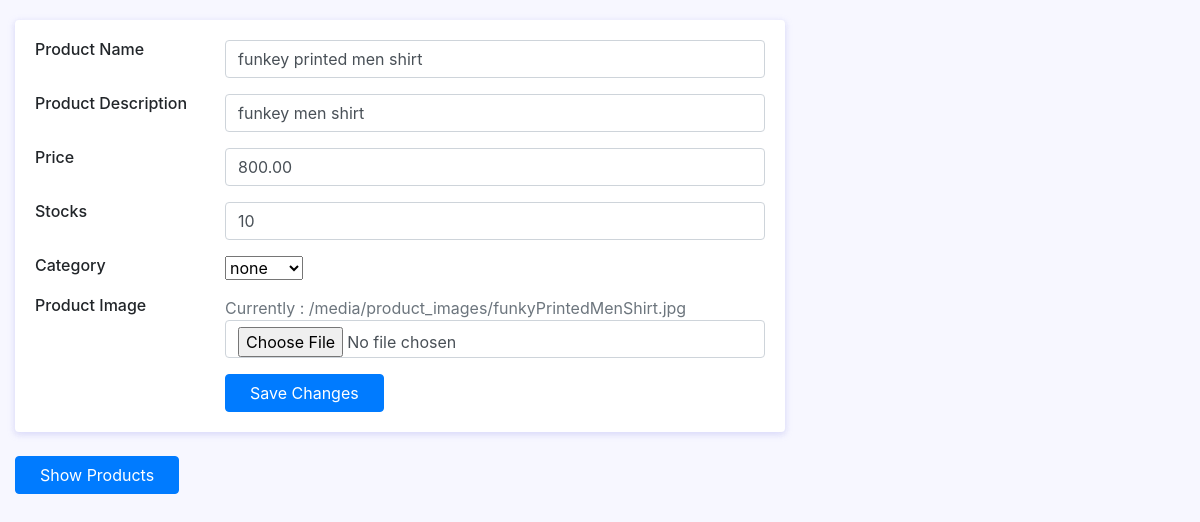
The app's page /seller/edit_product/8 (signed in), older data.
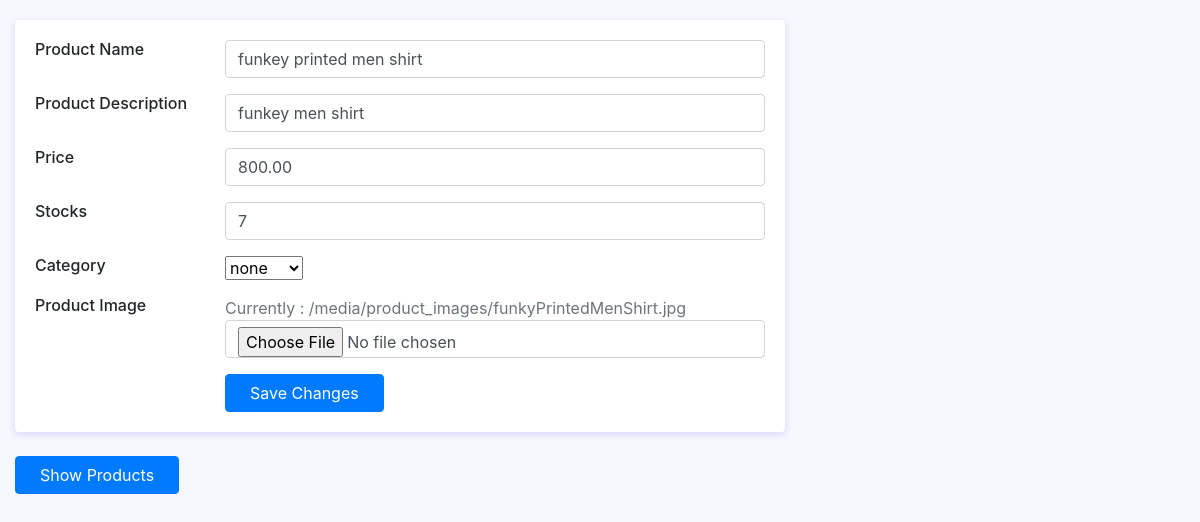
The same page, newer data.
### seller/models.py (models this page shows, shortened)
class Product(models.Model):
    product_choice = [
        ('men','men'),
        ('women','women'),
        ('shoes','shoes'),
        ('watches','watches'),
        ('bag','bag')
    ]
    product_name = models.CharField(max_length=150)
    price = models.DecimalField(max_digits=8,decimal_places=2,default=10)
    des = models.TextField(max_length=500)
    product_stock = models.IntegerField(default=0)
    product_pic = models.FileField(upload_to='product_images',default='pro.jpg')
    seller = models.ForeignKey(Seller,on_delete=models.CASCADE)
    category = models.CharField(max_length = 10, choices=product_choice,null=True,blank=True)

### seller/views.py (the view)
# urls.py: path('edit_product/<int:pk>',edit_product, name='edit_product'),
def edit_product(request,pk):
    try:
        seller_obj = Seller.objects.get(email = request.session['seller_email'])
        product_obj =  Product.objects.get(id=pk)
        if request.method == 'POST':
            product_obj.product_name = request.POST['product_name']
            product_obj.product_stock = request.POST['product_stock']
            product_obj.price = request.POST['price']
            product_obj.des = request.POST['des']
            product_obj.category = request.POST['field']
            try:
                product_obj.product_pic = request.FILES['product_pic']
                product_obj.save()
                return render(request, 'edit-product.html',{'msg':'Changes Applied Successfully','product_obj':product_obj})
            except:
                product_obj.save()
                return render(request, 'edit-product.html',{'msg':'Changes Applied Successfully','product_obj':product_obj})
        else:
            return render(request, 'edit-product.html', {'seller_obj':seller_obj,'product_obj':product_obj})
    except:
        return render(request, 'seller-login.html',{'msg':'please login first'})

### seller/templates/edit-product.html (shortened to what this page needs)
<!DOCTYPE html>
<html lang="en">
  <head>
    <link
      href="https://cdn.jsdelivr.net/npm/bootstrap@4.5.0/dist/css/bootstrap.min.css"
      rel="stylesheet"
    />
  </head>
  <body>
    <form action="{% url 'edit_product' product_obj.id %}" method="post" enctype="multipart/form-data">
      <div class="col-lg-8">
        <div class="card">
          <div class="card-body">
            <div class="row mb-3">
              <div class="col-sm-3">
                <h6 class="mb-0">Product Name</h6>
              </div>
              <div class="col-sm-9 text-secondary">
                <input type="text" class="form-control" value="{{product_obj.product_name}}" name="product_name" />
              </div>
            </div>
            <div class="row mb-3">
              <div class="col-sm-3">
                <h6 class="mb-0">Product Description</h6>
              </div>
              <div class="col-sm-9 text-secondary">
                <input
                  type="text"
                  class="form-control"
                  value="{{product_obj.des}}"
                  name="des"
                />
              </div>
            </div>
            <div class="row mb-3">
              <div class="col-sm-3">
                <h6 class="mb-0">Price</h6>
              </div>
              <div class="col-sm-9 text-secondary">
                <input
                  type="text"
                  class="form-control"
                  value="{{product_obj.price}}"
                  name="price"
                />
              </div>
            </div>
            <div class="row mb-3">
              <div class="col-sm-3">
                <h6 class="mb-0">Stocks</h6>
              </div>
              <div class="col-sm-9 text-secondary">
                <input
                  type="text"
                  class="form-control"
                  value="{{product_obj.product_stock}}"
                  name="product_stock"
                />
              </div>
            </div>
            <div class="row mb-3">
              <div class="col-sm-3">
                <h6 class="mb-0">Category</h6>
              </div>
              <div class="col-sm-9 text-secondary">
                <select name="field" id="">
                  <option value="none">none</option>
                </select>
              </div>
            </div>
            <div class="row mb-3">
              <div class="col-sm-3">
                <h6 class="mb-0">Product Image</h6>
              </div>
              <div class="col-sm-9 text-secondary">
                Currently : {{product_obj.product_pic.url}}<input
                  type="file"
                  class="form-control"
                  name="product_pic"
                  accept=".jpg,.png,.jpeg,.webp"
                />
              </div>
            </div>
            <div class="row">
              <div class="col-sm-3"></div>
              <div class="col-sm-9 text-secondary">
                <button class="btn btn-primary px-4">Save Changes</button>
              </div>
            </div>
          </div>
        </div>
      </div>
    </form>
    <div class="col-sm-9 text-secondary">
     <a href="{% url 'show_product' %}"> <button class="btn btn-primary px-4">Show Products</button></a>
    </div>
  </body>
</html>

Row changes from the older to the newer data that the page shows:
changed Product "/media/product_images/funkyPrintedMenShirt.jpg": product_stock "10" → "7"
